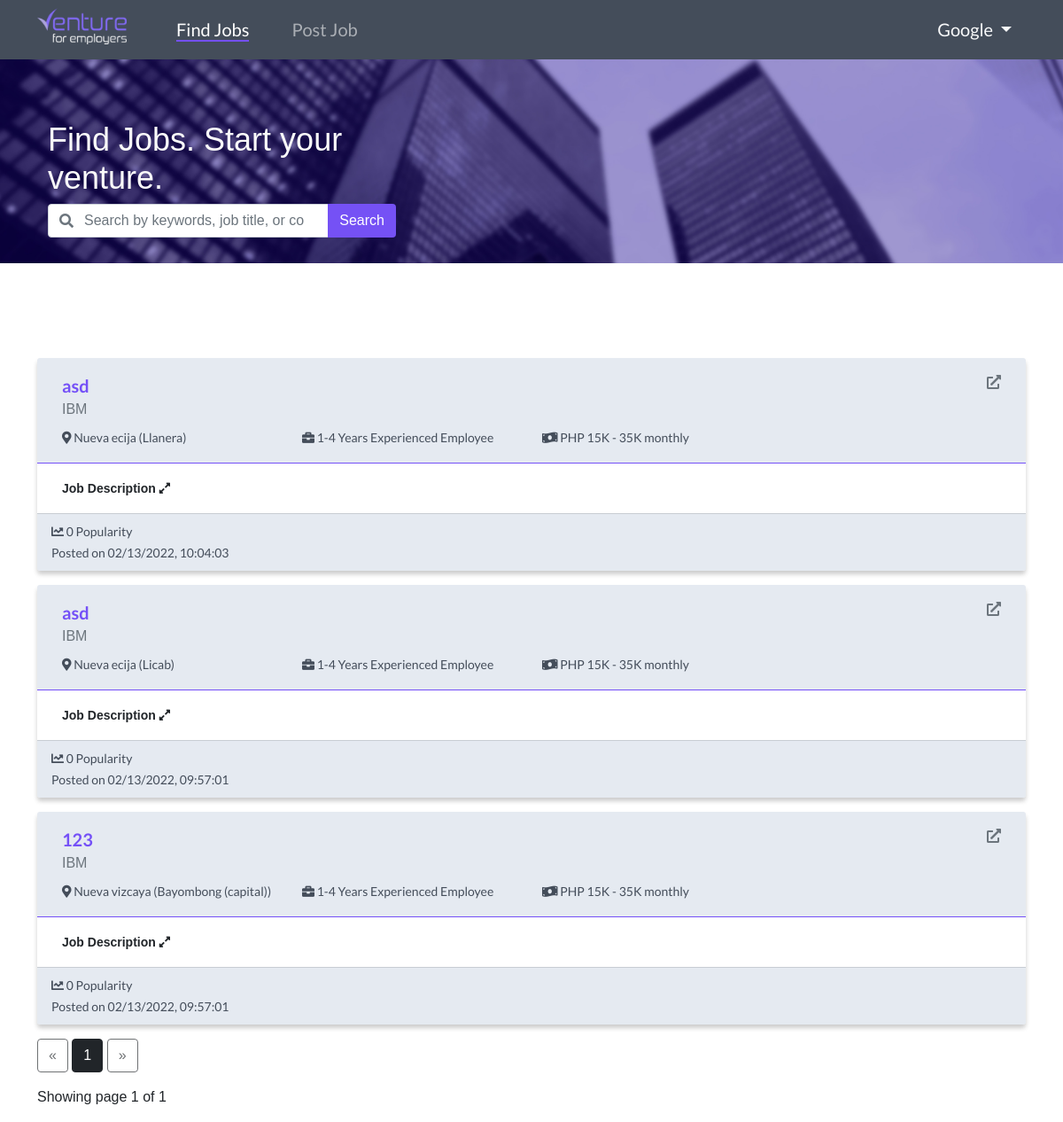
The page /home (signed in) on the database as committed earlier.
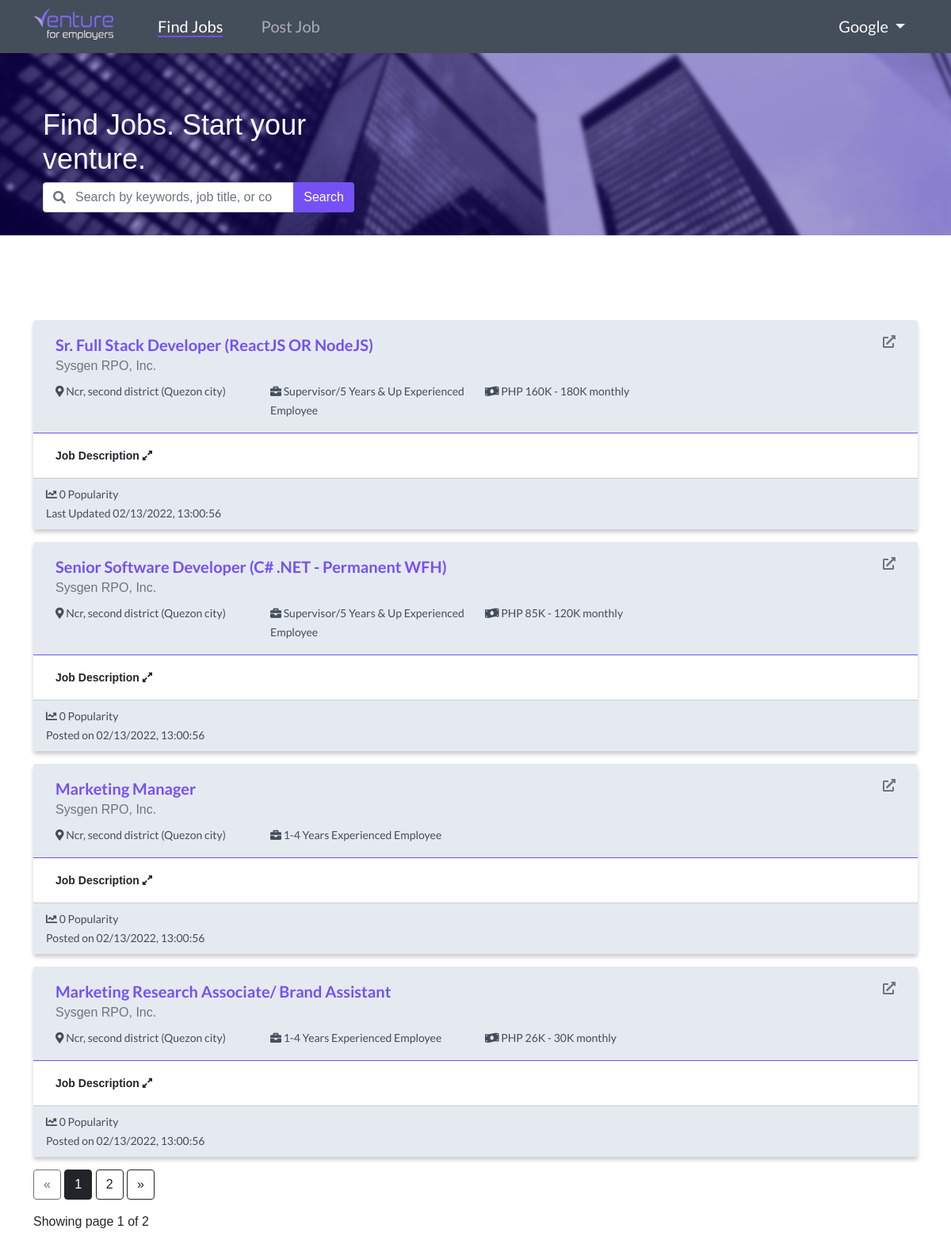
The same page on the database as committed later.
### website/models.py (models this page shows)
class Post(db.Model):
    id = db.Column(db.Integer, primary_key=True)
    title = db.Column(db.Text, nullable=False)
    text = db.Column(db.Text, nullable=False)
    date_created = db.Column(db.DateTime, default=datetime.now())
    date_updated = db.Column(db.DateTime(
        timezone=True), onupdate=datetime.now())
    author = db.Column(db.Integer, db.ForeignKey(
        'user.id', ondelete="CASCADE"), nullable="False")
    company = db.Column(db.String(150), nullable="False")
    likes = db.relationship('Like', backref='post', passive_deletes="True")
    location = db.Column(db.Text, nullable=False)
    location1 = db.Column(db.Text, nullable=False)
    salary = db.Column(db.Text, nullable=True)
    salary1 = db.Column(db.Text, nullable=True)
    level = db.Column(db.Text, nullable=False)
    experience = db.Column(db.Text, nullable=False)
    specialization = db.Column(db.Text, nullable=False)
    qualification = db.Column(db.Text, nullable=True)
    qualification1 = db.Column(db.Text, nullable=True)
    qualification2 = db.Column(db.Text, nullable=True)
    qualification3 = db.Column(db.Text, nullable=True)
    qualification4 = db.Column(db.Text, nullable=True)
    jobtype = db.Column(db.Text, nullable=False)

class User(db.Model, UserMixin):
    id = db.Column(db.Integer, primary_key=True)
    email = db.Column(db.String(150), unique=True)
    username = db.Column(db.String(150), unique=True)
    firstname = db.Column(db.String(150))
    lastname = db.Column(db.String(150))
    company = db.Column(db.String(150))
    password = db.Column(db.String(150))
    usertype = db.Column(db.String(10))
    gender = db.Column(db.String(10))
    date_created = db.Column(db.DateTime, default=datetime.now())
    date_updated = db.Column(db.DateTime(
        timezone=True), onupdate=datetime.now())
    posts = db.relationship('Post', backref='user', passive_deletes="True")
    likes = db.relationship('Like', backref='user', passive_deletes="True")

### website/views.py (the view)
@views.route("/home")
@login_required
def home():
    searchbar = request.args.get('searchbar')
    page = request.args.get('page', 1, type=int)
    if searchbar:
        posts_no_paginate = Post.query.filter(or_(Post.title.contains(searchbar),Post.company.contains(searchbar))).order_by(Post.date_created.desc())
        posts = Post.query.filter(or_(Post.title.contains(searchbar),Post.company.contains(searchbar))).order_by(Post.date_created.desc()).paginate(page=page, per_page=posts_no_paginate.count())
        results = posts_no_paginate.count()
        if results > 0:
            flash('Search Results: ' + str(results), category='success')
        else:
            flash('No results found', category='error')
    else:
        posts = Post.query.order_by(Post.date_created.desc()).paginate(page=page, per_page=4)
    return render_template("user/home.html", user=current_user, posts=posts)

### website/__init__.py (called while the page is built)
def create_app():
    app = Flask(__name__)
    app.config['SECRET_KEY'] = "helloworld"
    app.config['SQLALCHEMY_DATABASE_URI'] = f'sqlite:///{DB_NAME}'
    app.config['SQLALCHEMY_TRACK_MODIFICATIONS'] = True
    db.init_app(app)
    from .views import views
    from .auth import auth
    app.register_blueprint(views, url_prefix="/")
    app.register_blueprint(auth, url_prefix="/")
    from .models import User, Post
    create_database(app)
    login_manager = LoginManager()
    login_manager.login_view = "auth.login"
    login_manager.init_app(app)
    @login_manager.user_loader
    def load_user(id):
        return User.query.get(int(id))
    return app

### website/templates/user/home.html (shortened to what this page needs)
{% extends "user/posts_div.html" %}

### website/templates/user/posts_div.html (shortened to what the changed rows need)
{% extends "user/base.html" %}
{% set active_page = "view_post" %}
{% block content %}
{% block header %}
<section id="header_section">
    <div class="container">
        <div class="row">
            <div class="col-md-5">
                <h1 id="findjobs_heading">Find Jobs. Start your venture.</h1>
            </div>
        </div>
    </div>
</section>
{% endblock %}
<section>
    <div class="container" id="posts">
        {% if posts.items|length > 0 %}
        {% for post in posts.items %}
        <div class="card mb-3" id="post_container">
            <div class="card-header" id="post_card_header">
                <div class="row pt-2">
                    <div class="col-6">
                        <span class="fw-bold" id="job_title">
                            {{ post.title }}
                        </span><br>
                        <a class="text-secondary text-decoration-none" href="/posts/{{ post.user.company }}">{{
                            post.user.company
                            }}</a>
                    </div>
                    <div class="col">
                        <div class="btn-group float-end">
                            <a href="/post/{{ post.id }}" class="text-secondary"><i
                                    class="fas fa-external-link-alt"></i></a>
                        </div>
                    </div>
                </div>
                <div class="row mt-2">
                    <div class="col-md-3">
                        <span class="post_card_header_text"><i class="fas fa-map-marker-alt"></i> {{
                            post.location.capitalize() }} ({{ post.location1.capitalize() }})</span><br>
                    </div>
                    <div class="col-md-3">
                        <span class="post_card_header_text"><i class="fas fa-briefcase"></i> {{ post.level }}</span>
                    </div>
                    <div class="col-md-3">
                        {% if post.salary == "0" and post.salary1 == "0" %}
                        {% else %}
                        <span class="post_card_header_text"><i class="fas fa-money-bill-wave"></i> PHP {{ post.salary
                            }}K - {{ post.salary1 }}K monthly</span>
                        {% endif %}
                    </div>
                    <div class="col-md-3">
                    </div>
                </div>
            </div>
            <div class="card-body">
                <div class="row">
                    <div class="col">
                        <small class="fw-bold" data-bs-toggle="collapse" href="#collapseExample{{ post.id }}"
                            role="button" aria-expanded="false" aria-controls="collapseExample">
                            Job Description <i class="fas fa-expand-alt"></i>
                        </small>
                    </div>
                </div>
            </div>
            <div class="card-footer" id="post_card_footer">
                <div class="float-start">
                    <small class="post_card_header_text">
                        {% if user.id in post.likes|map(attribute="author")|list %}
                        <i class="fas fa-chart-line text-primary" id="like-button-{{ post.id }}"
                            onclick="like({{ post.id }})"></i>
                        {% else %}
                        <i class="fas fa-chart-line" id="like-button-{{ post.id }}" onclick="like({{ post.id }})"></i>
                        {% endif %}
                        <span id="likes-count-{{ post.id }}">{{ post.likes|length }}</span> Popularity<br>
                    </small>
                    <small class="post_card_header_text">
                        {% if post.date_updated == None %}
                        Posted on {{ post.date_created.strftime("%m/%d/%Y, %H:%M:%S") }}
                        {% else %}
                        Last Updated {{ post.date_updated.strftime("%m/%d/%Y, %H:%M:%S") }}
                        {% endif %}
                    </small>
                </div>
            </div>
        </div>
        {% endfor %}
        {% else %}
        <div align="center">
            <img src="{{ url_for('static',filename='user/img/search.png') }}" width="450" alt=""><br>
            <h4 class="text-muted">No Job Listed.</h4>
        </div>
        {% endif %}
        <div class="text-right">
            <a href="{{ url_for('views.home', page=posts.prev_num) }}" class="btn btn-outline-dark
       {% if posts.page == 1 %}disabled{% endif %}">
                &laquo;
            </a>
            {% for page_num in posts.iter_pages(left_edge=1, right_edge=1, left_current=1, right_current=2) %}
            {% if page_num %}
            {% if posts.page == page_num %}
            <a href="{{ url_for('views.home', page=page_num) }}" class="btn btn-dark">
                {{ page_num }}
            </a>
            {% else %}
            <a href="{{ url_for('views.home', page=page_num) }}" class="btn btn-outline-dark">
                {{ page_num }}
            </a>
            {% endif %}
            {% else %}
            ...
            {% endif %}
            {% endfor %}
            <a href="{{ url_for('views.home', page=posts.next_num) }}" class="btn btn-outline-dark
       {% if posts.page == posts.pages %}disabled{% endif %}">
                &raquo;
            </a>
        </div>
        <p class="text-right mt-3">
            Showing page {{ posts.page }} of {{ posts.pages }}
        </p>
    </div>
</section>
{% endblock %}

Rows that differ between the two databases and show on the page:
removed Post: title "asd", user.company "IBM", location "Nueva ecija", location1 "Llanera", level "1-4 Years Experienced Employee", salary "15", salary1 "35", likes|length "0", date_created "02/13/2022, 10:04:03"
removed Post: title "asd", user.company "IBM", location "Nueva ecija", location1 "Licab", level "1-4 Years Experienced Employee", salary "15", salary1 "35", likes|length "0", date_created "02/13/2022, 09:57:01"
removed Post: title "123", user.company "IBM", location "Nueva vizcaya", location1 "Bayombong (capital)", level "1-4 Years Experienced Employee", salary "15", salary1 "35", likes|length "0", date_created "02/13/2022, 09:57:01"
added Post: title "Sr. Full Stack Developer (ReactJS OR NodeJS)", user.company "Sysgen RPO, Inc.", location "Ncr, second district", location1 "Quezon city", level "Supervisor/5 Years & Up Experienced Employee", salary "160", salary1 "180", likes|length "0", date_updated "02/13/2022, 13:00:56"
added Post: title "Senior Software Developer (C# .NET - Permanent WFH)", user.company "Sysgen RPO, Inc.", location "Ncr, second district", location1 "Quezon city", level "Supervisor/5 Years & Up Experienced Employee", salary "85", salary1 "120", likes|length "0", date_created "02/13/2022, 13:00:56"
added Post: title "Marketing Manager", user.company "Sysgen RPO, Inc.", location "Ncr, second district", location1 "Quezon city", level "1-4 Years Experienced Employee", likes|length "0", date_created "02/13/2022, 13:00:56"
added Post: title "Marketing Research Associate/ Brand Assistant", user.company "Sysgen RPO, Inc.", location "Ncr, second district", location1 "Quezon city", level "1-4 Years Experienced Employee", salary "26", salary1 "30", likes|length "0", date_created "02/13/2022, 13:00:56"
Other text that changed with them:
{{ posts.pages }}: "1" → "2"
new list line: "2"
